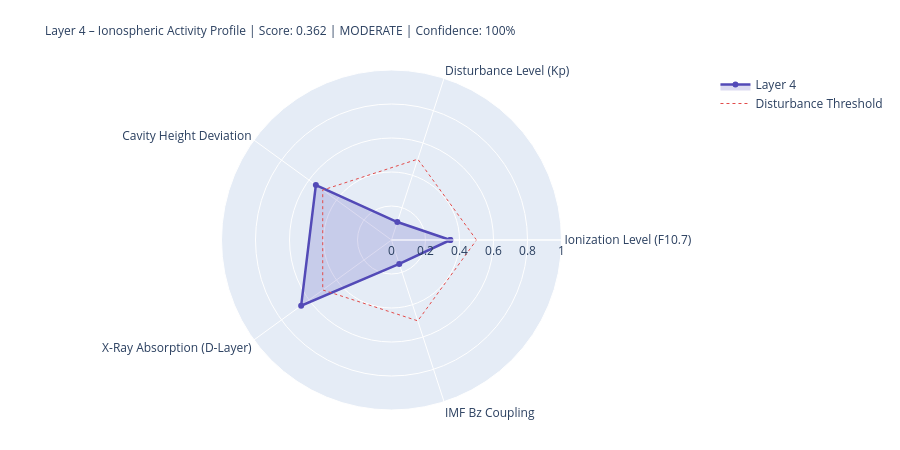

The code cell stored with this chart in its notebook:
### Markdown cell above
---
## 4. State Assessment & Handoff to Layer 5

### Code cell
# ============================================================
# LAYER-4-SCORE
# ============================================================

COMPONENTS = {
    'Ionization Level (F10.7)':    {'score': ioniz,       'source': 'primary' if f107_now else 'from_layer0', 'dynamic': True},
    'Disturbance Level (Kp)':          {'score': disturb,     'source': 'primary' if kp_now   else 'from_layer0', 'dynamic': True},
    'Cavity Height Deviation':    {'score': h_dev,       'source': 'derived',                                'dynamic': True},
    'X-Ray Absorption (D-Layer)':{'score': xray_ioniz,  'source': 'primary' if xray_now else 'missing',     'dynamic': True},
    'IMF Bz Coupling':             {'score': bz_coupling, 'source': 'primary' if bz_now   else 'from_layer0', 'dynamic': True},
}

available    = {k: v['score'] for k, v in COMPONENTS.items() if v['score'] is not None}
unavailable  = [k for k, v in COMPONENTS.items() if v['score'] is None]
layer4_score = round(sum(available.values()) / len(available), 4) if available else None
confidence   = round(len(available) / len(COMPONENTS), 2)
level = ('unknown' if layer4_score is None
         else 'quiet'   if layer4_score < 0.3
         else 'moderate' if layer4_score < 0.6
         else 'active')
dominant_l4 = max(available, key=available.get) if available else 'none'

# Resonance delta for Schumann SR-1
sr1_ref = schumann_freq(1, 80.0)
sr1_now = schumann_freq(1, h_eff)
sr1_delta_mhz = (sr1_now - sr1_ref) * 1000

# Propagation conditions
prop_cond = ('disturbed'   if kp_val > 4
             else 'unsettled' if kp_val > 2
             else 'normal')
if xray_class in ['X', 'M']:
    prop_cond = 'Radio-Blackout moeglich'

W = 68
print('=' * W)
print('LAYER 4 – IONOSPHERE – STATE ASSESSMENT')
print('=' * W)
for name, comp in COMPONENTS.items():
    s = comp['score']
    if s is not None:
        bar = '█' * int(s * 20) + '░' * (20 - int(s * 20))
        print(f'  {name:<36} {bar}  {s:.3f}  [{comp["source"]}]')
    else:
        print(f'  {name:<36} {"─" * 20}  n/a   [missing]')
print('-' * W)
print(f'  Score:          {layer4_score:.3f}  ({len(available)}/{len(COMPONENTS)} components)')
print(f'  Confidence:     {confidence:.0%}')
print(f'  Level:          {level.upper()}')
print(f'  Dominant:       {dominant_l4}')
print(f'  Cavity height:  {h_eff:.1f} km  (Ref: 80.0 km)')
print(f'  SR-1:           {sr1_now:.3f} Hz  (Δ {sr1_delta_mhz:+.1f} mHz vs. ref)')
print(f'  Propagation:    {prop_cond}')
print(f'  X-Ray:          {xray_class}-class  ({xray_now:.2e} W/m²)' if xray_now else '  X-Ray:          n/a')
print('=' * W)

# Radar
cats   = list(available.keys())
vals_r = list(available.values())
if len(cats) >= 3:
    fig = go.Figure()
    fig.add_trace(go.Scatterpolar(
        r=vals_r + [vals_r[0]], theta=cats + [cats[0]],
        fill='toself', fillcolor='rgba(83,74,183,0.20)',
        line=dict(color='#534AB7', width=2.5), name='Layer 4'
    ))
    fig.add_trace(go.Scatterpolar(
        r=[0.5] * (len(cats)+1), theta=cats + [cats[0]],
        line=dict(color='#E24B4A', dash='dot', width=1),
        mode='lines', name='Disturbance Threshold'
    ))
    fig.update_layout(
        title=dict(
            text=f'Layer 4 – Ionospheric Activity Profile | Score: {layer4_score:.3f} | {level.upper()} | Confidence: {confidence:.0%}',
            font=dict(size=12)
        ),
        polar=dict(radialaxis=dict(visible=True, range=[0, 1])),
        height=450, showlegend=True,
        margin=dict(l=80, r=80, t=70, b=40)
    )
    fig.show()

### Figure 1 — Plotly figure (JSON) as saved in the notebook; plotly's stock layout.template omitted (floating-point values rounded to 4 significant figures)
{"data": [{"fill": "toself", "fillcolor": "rgba(83,74,183,0.20)", "line": {"color": "#534AB7", "width": 2.5}, "name": "Layer 4", "r": [0.346, 0.111, 0.55, 0.657, 0.148, 0.346], "theta": ["Ionization Level (F10.7)", "Disturbance Level (Kp)", "Cavity Height Deviation", "X-Ray Absorption (D-Layer)", "IMF Bz Coupling", "Ionization Level (F10.7)"], "type": "scatterpolar"}, {"line": {"color": "#E24B4A", "dash": "dot", "width": 1}, "mode": "lines", "name": "Disturbance Threshold", "r": [0.5, 0.5, 0.5, 0.5, 0.5, 0.5], "theta": ["Ionization Level (F10.7)", "Disturbance Level (Kp)", "Cavity Height Deviation", "X-Ray Absorption (D-Layer)", "IMF Bz Coupling", "Ionization Level (F10.7)"], "type": "scatterpolar"}], "layout": {"height": 450, "margin": {"b": 40, "l": 80, "r": 80, "t": 70}, "polar": {"radialaxis": {"range": [0, 1], "visible": true}}, "showlegend": true, "title": {"font": {"size": 12}, "text": "Layer 4 – Ionospheric Activity Profile | Score: 0.362 | MODERATE | Confidence: 100%"}}}
